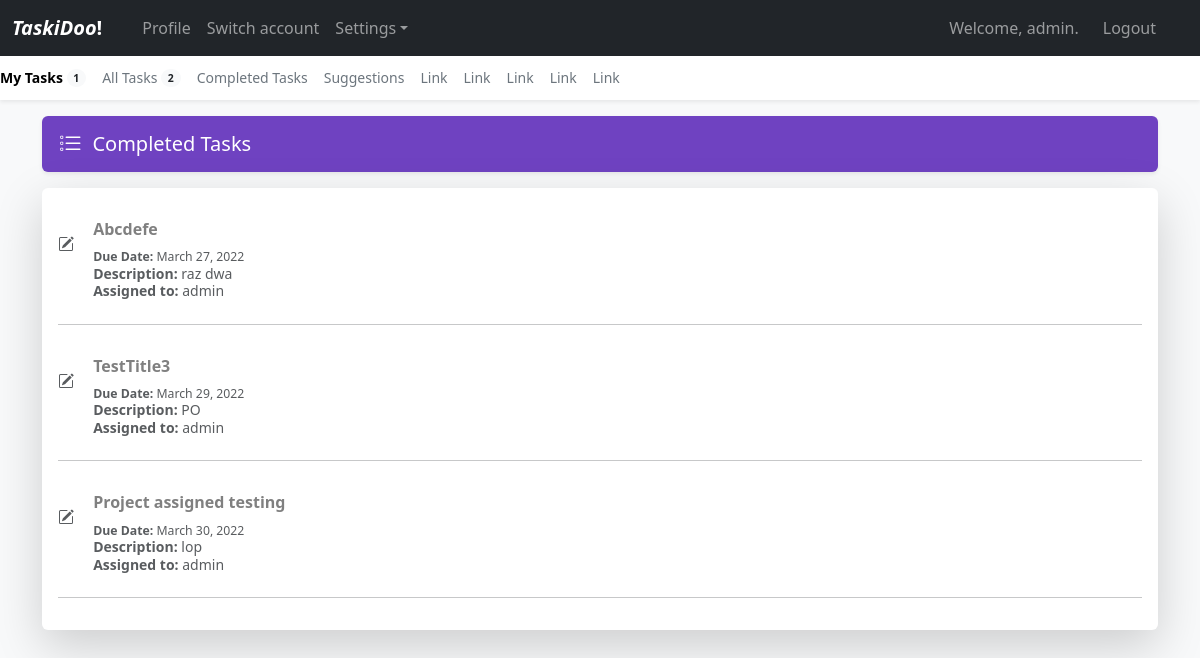
The app's page /completed_tasks/ (signed in) with its own data.
### todo_apps/models.py (models this page shows, shortened)
class Task(models.Model):
    text_title = models.CharField(max_length=200)
    text_desc = models.TextField(max_length=10000, blank=True, null=True,)
    date_added = models.DateTimeField(auto_now_add=True)
    owner = models.ForeignKey(User, on_delete=models.CASCADE)
    comment = models.TextField(max_length=10000, blank=True, null=True)
    date_due = models.DateField()
    status = models.BooleanField(default=False)
    project = models.ForeignKey(Project, on_delete=models.CASCADE, blank=True, null=True)

### todo_apps/views.py (the view)
# urls.py: path('completed_tasks/', views.completed_tasks, name="completed_tasks"),
@login_required
def completed_tasks(request):
    completed_tasks = Task.objects.filter(project = Project.objects.get(assigned_users=request.user), status=True).order_by('date_due')
    all_tasks = Task.objects.filter(project = Project.objects.get(assigned_users=request.user), status=False)
    tasks = Task.objects.filter(project = Project.objects.get(assigned_users=request.user), owner=request.user, status=False)
    context = {'completed_tasks': completed_tasks, 'all_tasks': all_tasks, 'tasks': tasks}
    return render(request, 'todo_apps/completed_tasks.html', context)

### todo_apps/templates/todo_apps/completed_tasks.html (shortened to what this page needs)
{% extends "todo_apps/base.html" %}
{% block content %}
<main class="container">
    <div class="d-flex align-items-center p-3 my-3 text-white bg-purple rounded shadow-sm">
        <div class="lh-1">
            <h1 class="h5 mb-0 text-white lh-1">Completed Tasks</h1>
        </div>
    </div>
    <div class="mt-3 mb-5 p-3 bg-body rounded shadow-lg">
        {% for task in completed_tasks %}
            <div class="d-flex text-muted pt-3">
            <p class="pb-2 mb-0 small lh-sm" hx-trigger="click" hx-get="{% url 'todo_apps:edit_task' task.id %}" hx-target="#dialog">
                <a class="myBtn d-block text-decoration-none task-item h6"><strong>{{ task.text_title }}</strong></a>
                <small><strong>Due Date:</strong> {{ task.date_due }}</small></br>
                <strong>Description:</strong> {{ task.text_desc }}</br>
                <strong>Assigned to:</strong> {{ task.owner }}
            </p>
            </div>
            <hr style="background-color: #dee2e6 1px solid">
        {% empty %}
            <p>No tasks added!</p>
        {% endfor %}
    </div>
    </main>
{% endblock content %}

### todo_apps/templates/todo_apps/base.html (shortened to what this page needs)
{% load bootstrap5 %}
<!doctype html>
<html lang="en">
  <head>
    {% bootstrap_css %}
  </head>
  {% if user.is_authenticated %}
  <body class="bg-light">
        <nav class="navbar navbar-expand-lg fixed-top navbar-dark bg-dark" aria-label="Main navigation">
        <div class="container-fluid">
            <a class="navbar-brand" href="{% url 'todo_apps:index' %}"><i><b>TaskiDoo</i>!</b></a>
            <div class="navbar-collapse offcanvas-collapse" id="navbarsExampleDefault">
            <ul class="navbar-nav me-auto mb-2 mb-lg-0">
                <li class="nav-item">
                  <a class="nav-link"></a>
                  </li>
                <li class="nav-item">
                <a class="nav-link" href="{% url 'users:profile' %}">Profile</a>
                </li>
                <li class="nav-item">
                <a class="nav-link" href="#">Switch account</a>
                </li>
                <li class="nav-item dropdown">
                <a class="nav-link dropdown-toggle" href="#" id="dropdown01" data-bs-toggle="dropdown" aria-expanded="false">Settings</a>
                </li>
            </ul>
            <ul class="navbar-nav me-0 mb-5 mb-lg-0">
            {% if user.is_authenticated %}
            <li class="nav-item me-2">
            <a class="nav-link">Welcome, {{ user.username }}.</a>
            </li>
            <li class="nav-item me-4">
                <a class="nav-link" href="{% url 'users:logout' %}">Logout</a>
            </li>
            {% endif %}
            </div>
        </div>
        </nav>
        <div class="nav-scroller bg-body shadow-sm">
        <nav class="nav nav-underline" aria-label="Secondary navigation">
            <a class="nav-link active" aria-current="page" href="{% url 'todo_apps:tasks' %}">
              My Tasks
            <span class="badge bg-light text-dark rounded-pill align-text-bottom">{{ tasks.count }}</span>
            </a>
            <a class="nav-link" href="{% url 'todo_apps:all_tasks' %}">
              All Tasks
            <span class="badge bg-light text-dark rounded-pill align-text-bottom">{{ all_tasks.count}}</span>
            </a>
            <a class="nav-link" href="{% url 'todo_apps:completed_tasks' %}">Completed Tasks</a>
            <a class="nav-link" href="#">Suggestions</a>
            <a class="nav-link" href="#">Link</a>
            <a class="nav-link" href="#">Link</a>
            <a class="nav-link" href="#">Link</a>
            <a class="nav-link" href="#">Link</a>
            <a class="nav-link" href="#">Link</a>
        </nav>
        </div>
{% endif %}
{% block content %} {% endblock content %}
  </body>
</html>

### todo_apps/templates/todo_apps/base.html (style rules this page uses)
html, body { overflow-x: hidden; }
body { padding-top: 56px; }
.nav-scroller { position: relative; z-index: 2; height: 2.75rem; overflow-y: hidden; }
.nav-scroller .nav { display: flex; flex-wrap: nowrap; padding-bottom: 1rem; margin-top: -1px; overflow-x: auto; color: rgba(255, 255, 255, .75); text-align: center; white-space: nowrap; -webkit-overflow-scrolling: touch; }
.nav-underline .nav-link { padding-top: .75rem; padding-bottom: .75rem; font-size: .875rem; color: #6c757d; }
.nav-underline .active { font-weight: 500; color: #343a40; }
.bg-purple { background-color: #6f42c1; }

### todo_apps/templates/todo_apps/completed_tasks.html (style rules this page uses)
.task-item { color: gray; }

### records on screen
Task: text_title "Abcdefe", date_due "March 27, 2022", text_desc "raz dwa", owner "admin"
Task: text_title "TestTitle3", date_due "March 29, 2022", text_desc "PO", owner "admin"
Task: text_title "Project assigned testing", date_due "March 30, 2022", text_desc "lop", owner "admin"

### other values on screen
{{ user.username }} "admin"
{{ tasks.count }} "1"
{{ all_tasks.count }} "2"
